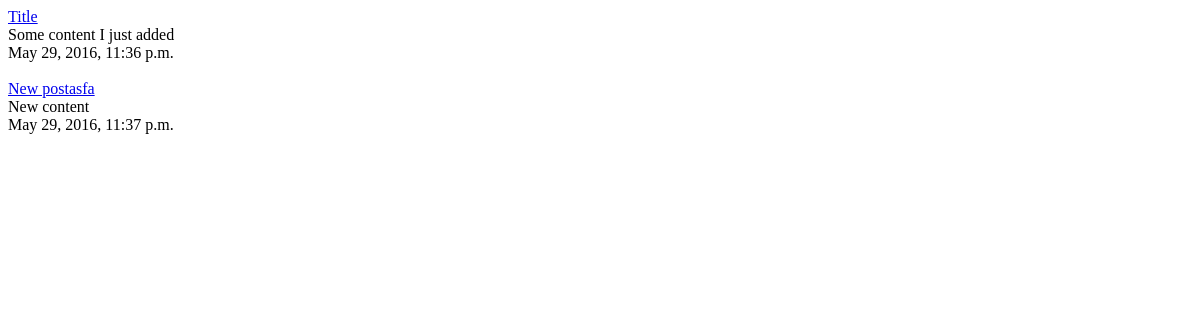
The app's page /posts/, older data.
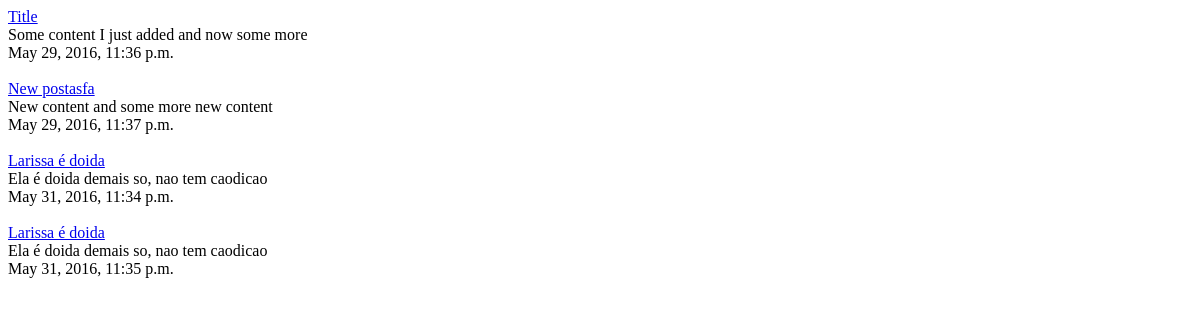
The same page, newer data.
### posts/models.py (models this page shows, shortened)
class Post(models.Model):
    title = models.CharField(max_length=120)
    content = models.TextField()
    updated = models.DateTimeField(auto_now=True, auto_now_add=False)
    timestamp = models.DateTimeField(auto_now_add=True)
    def get_absolute_url(self):
        return reverse('posts:detail', kwargs={"id": self.id})

### posts/views.py (the view)
def post_list(request):
    query_set = Post.objects.all()
    context = {
        "title": "list",
        "query_set": query_set
    }
    return render(request, "posts/base.html", context)

### templates/posts/base.html (shortened to what this page needs)
<html lang="en">
<head>
</head>
<body>
    <div class="container">
        {% block content %}
            {% for post in query_set %}
            <a href="{{ post.get_absolute_url }}">{{ post.title }} <br /></a>
                {{ post.content }} <br />
                {{ post.timestamp }}
                <br />
                <br />
            {% endfor %}
        {% endblock content %}
    </div>
</body>
</html>

Row changes from the older to the newer data that the page shows:
changed Post "Title": content "Some content I just added" → "Some content I just added and now some more"
changed Post "New postasfa": content "New content" → "New content and some more new content"
added Post: title "Larissa é doida", content "Ela é doida demais so, nao tem caodicao", timestamp "May 31, 2016, 11:34 p.m."
added Post: title "Larissa é doida", content "Ela é doida demais so, nao tem caodicao", timestamp "May 31, 2016, 11:35 p.m."
